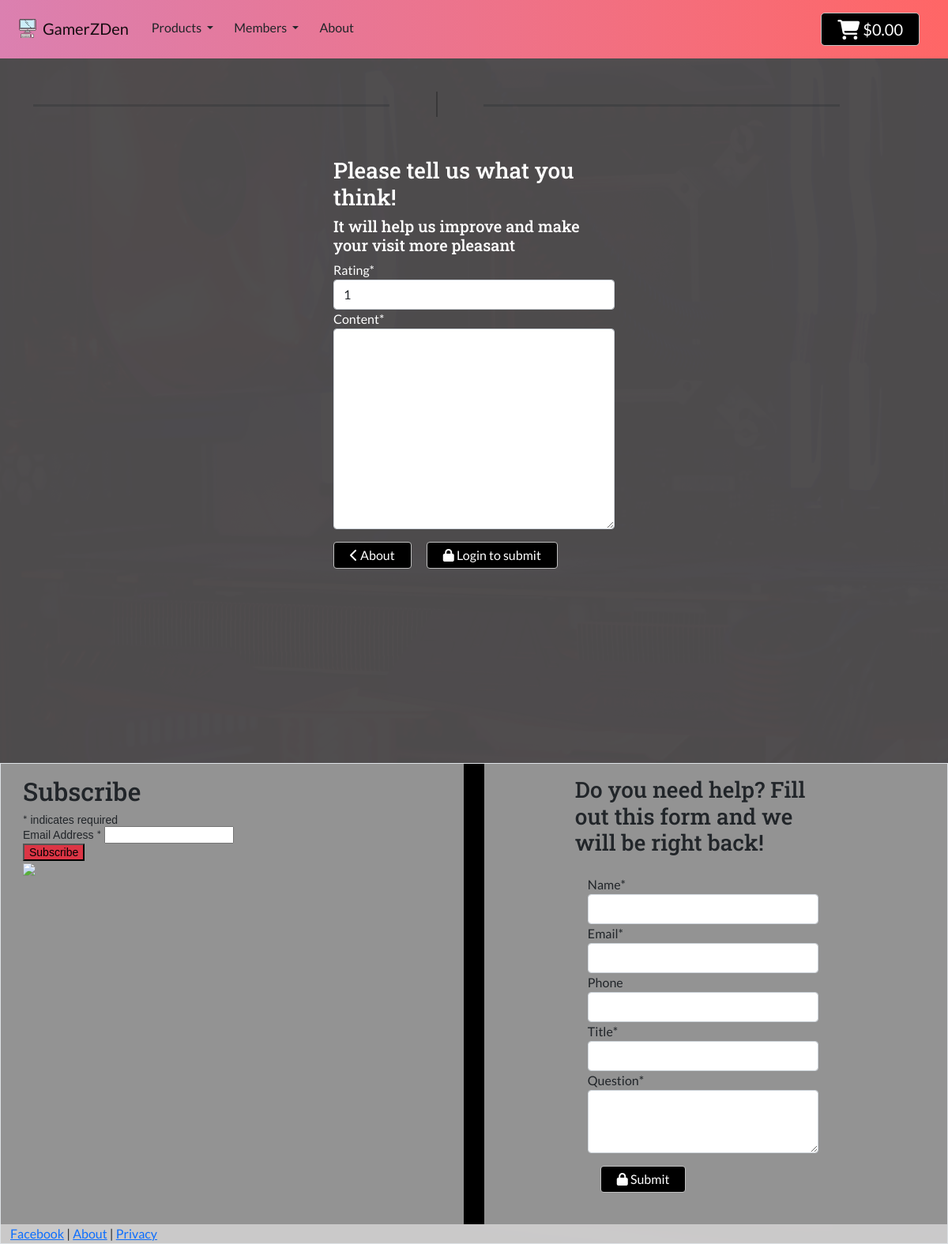
/about/, run on an earlier commit of the app's database.
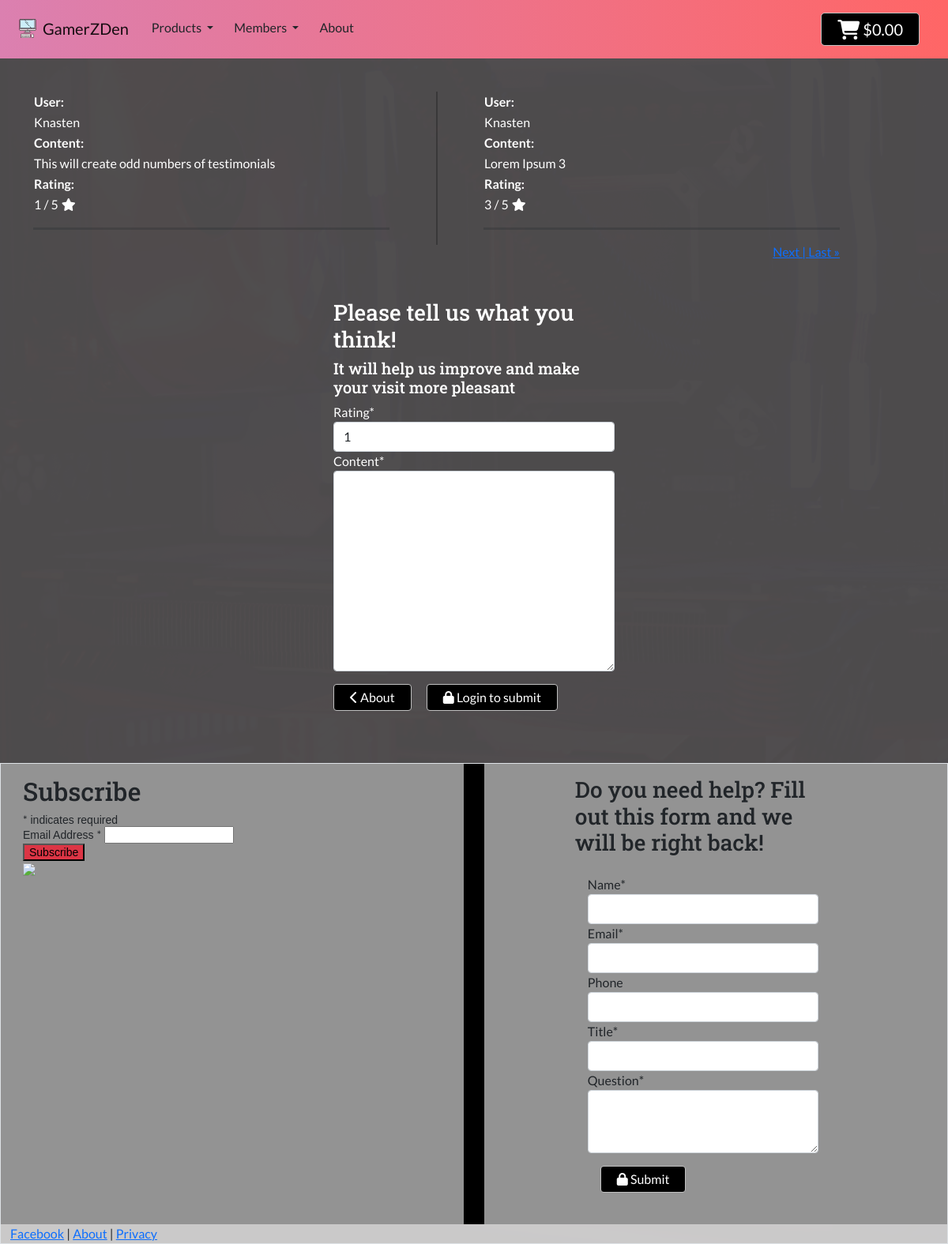
And on a later commit of the database.
### about/models.py (models this page shows, shortened)
class Testimonial(models.Model):
    choices = (
        (1, 1),
        (2, 2),
        (3, 3),
        (4, 4),
        (5, 5),
    )
    name = models.ForeignKey(User, on_delete=models.CASCADE, related_name="testimonials")
    created_on = models.DateTimeField(auto_now_add=True)
    rating = models.IntegerField(validators=[MaxValueValidator(5), MinValueValidator(1)], default=1, choices=choices)
    content = models.TextField(max_length=1000)
    approved = models.BooleanField(default=False)
    class Meta:
        ordering = ['-created_on']

### about/views.py (the view, shortened to what this page needs)
# urls.py: path('', views.about_view, name='about'),
def about_view(request):
    form = TestimonialForm()
    template = 'about/about.html'
    testimonials = Testimonial.objects.filter(approved=True)
    form = TestimonialForm()
    paginator = Paginator(testimonials, 2)
    page_number = request.GET.get('page')
    page_obj = paginator.get_page(page_number)
    context = {
        'form': form,
        'testimonials': testimonials,
        'page_obj': page_obj
    }
    return render(request, template, context)

### about/forms.py (shortened to what this page needs)
class QuestionForm(forms.ModelForm):
    class Meta:
        model = Question
        fields = '__all__'
        name = forms.CharField,
        email = forms.EmailField,
        title = forms.CharField,
        question = forms.Textarea,
        telephone = forms.CharField,

class TestimonialForm(forms.ModelForm):
    class Meta:
        model = Testimonial
        fields = ('rating', 'content')
        rating = forms.IntegerField,
        content = forms.Textarea

### about/context_processors.py (called while the page is built)
def get_question_form(request):
    form = QuestionForm()
    context = {
        'question_form': form
    }
    return context

### cart/context_processors.py (called while the page is built, shortened)
def cart_contents(request):
    cart_items = []
    total = 0
    product_count = 0
    cart = request.session.get('cart', {})
    if total < settings.FREE_DELIVERY_THRESHOLD:
        if request.user.is_authenticated:
            delivery = total * Decimal(settings.MEMBER_DELIVERY_PERCENTAGE / 100)
        else:
            delivery = total * Decimal(settings.STANDARD_DELIVERY_PERCENTAGE / 100)
        free_delivery_in = settings.FREE_DELIVERY_THRESHOLD - total
    else:
        delivery = 0
        free_delivery_in = 0
    grand_total = delivery + total
    context = {
        'cart_items': cart_items,
        'total': total,
        'product_count': product_count,
        'delivery': delivery,
        'free_delivery_in': free_delivery_in,
        'free_delivery_threshold': settings.FREE_DELIVERY_THRESHOLD,
        'grand_total': grand_total,
    }
    return context

### about/templates/about/about.html (shortened to what this page needs)
{% extends "base.html" %}
{% load static %}
{% block page_header %}
    <div class="header-container mb-3"></div>
{% endblock %}
{% block content %}
    <div class="overlay-dark"></div>
    <div class="container">
        <div class="row">
            <div class="col-12 col-md-5">
                <table id="left-testimonials" class="text-white">
                    {% for testimonial in page_obj %}
                    {% if forloop.counter0|divisibleby:2 %}
                        <tr><th>User:</th></tr>
                        <tr><td id="user1">{{ testimonial.name }}</td></tr>
                        <tr><th>Content:</th></tr>
                        <tr><td id="content1">{{ testimonial.content }}</td></tr>
                        <tr><th>Rating:</th></tr>
                        <tr><td id="rating1">{{ testimonial.rating }} / 5<i class="ms-1 fas fa-star"></i></td></tr>
                    {% endif %}
                    {% endfor %}
                </table>
                <hr style="height: 3px;">
            </div>
            <div class="col-1 d-md-flex d-none justify-content-center">
                <div class="vr"></div>
            </div>
            <div class="col-12 col-md-5">
                <table id="right-testimonials" class="text-white">
                    {% for testimonial in page_obj %}
                    {% if forloop.counter|divisibleby:2 %}
                        <tr><th>User:</th></tr>
                        <tr><td id="user1">{{ testimonial.name }}</td></tr>
                        <tr><th>Content:</th></tr>
                        <tr><td id="content1">{{ testimonial.content }}</td></tr>
                        <tr><th>Rating:</th></tr>
                        <tr><td id="rating1">{{ testimonial.rating }} / 5<i class="ms-1 fas fa-star"></i></td></tr>
                    {% endif %}
                    {% endfor %}
                </table>
                <hr style="height: 3px;">
                <div class="d-flex justify-content-between justify-content-md-end">
                    {% if page_obj.has_next %}
                        <div class="next">
                            <a href="?page={{ page_obj.next_page_number }}">Next | </a>
                            <a href="?page={{ page_obj.paginator.num_pages }}"> Last  &raquo;</a>
                        </div>
                    {% endif %}
                </div>
            </div>
        </div>
    </div>
    <div class="container mt-5">
        <div class="row justify-content-center">
            <div class="col-9 col-md-4 text-white">
                <h3>Please tell us what you think!</h3>
                <h5>It will help us improve and make your visit more pleasant</h5>
                <form method="POST" action="{% url 'about' %}" class="form mb-2" enctype="multipart/form-data">
                    {% for field in form %}
                        {{ field | as_crispy_field }}
                    {% endfor %}
                    <div>
                        <a href="{% url 'about' %}" class="btn btn-bw button-trans rounded mt-3"><span><i class="fas fa-chevron-left"></i></span> About </a>
                        {% if user.is_authenticated %}
                        <button class="btn btn-bw button-trans mt-3 ms-3" type="submit"><span><i class="fas fa-lock"></i></span> Submit </button>
                        {% else %}
                        <a class="btn btn-bw button-trans mt-3 ms-3" href="{% url 'account_login' %}"><span><i class="fas fa-lock"></i></span> Login to submit </a>
                        {% endif %}
                    </div>
                </form>
            </div>
        </div>
    </div>
{% endblock %}

### templates/base.html (shortened to what this page needs)
{% load static %}
<!doctype html>
<html lang="en">
    <head>
        {% block corecss %}
            <link rel="stylesheet" href="https://cdn.jsdelivr.net/npm/bootstrap@5.1.3/dist/css/bootstrap.min.css">
            <link rel="stylesheet" href="{% static 'css/base.css' %}">
            <link href="//cdn-images.mailchimp.com/embedcode/classic-10_7_dtp.css" rel="stylesheet" type="text/css">
        {% endblock %}
    </head>
    <body>
       <header class="container-fluid fixed-top bg-header">
            <div class="navbar navbar-expand-lg navbar-light no-padding-margin">
                <div class="row w-100 py-2">
                    <div class="col-3 ms-2 me-auto">
                        <div class="collapse navbar-collapse" id="navbarNavAltMarkup">
                            <div class="navbar-nav">
                                <a class="navbar-brand" href="{% url 'home' %}">
                                    <img src="{{ MEDIA_URL }}computer.svg" alt="" width="30" height="24" class="d-inline-block align-text-top">
                                    GamerZDen
                                </a>
                                <div class="dropdown">
                                    <a class="btn dropdown-toggle" href="#" role="button" id="dropdownMenuLink" data-toggle="dropdown" aria-expanded="false">
                                        Products
                                    </a>
                                </div>
                                <div class="dropdown">
                                    <a class="btn dropdown-toggle" href="#" role="button" id="dropdownMenuLinkSec" data-toggle="dropdown" aria-expanded="false">
                                        Members
                                    </a>
                                </div>
                                <a class="btn" href="{% url 'about' %}">About</a>
                            </div>
                        </div>
                    </div>
                    <div class="col my-auto">
                        <div class="d-flex justify-content-end">
                            <a class="text-decoration-none btn-lg btn-bw button-trans" href="{% url 'view_cart' %}">
                                {% if grand_total %}
                                    <h6 class="d-inline-block"><i class="fas fa-shopping-cart fa-lg"></i> ${{ grand_total | floatformat:2 }}</h6>
                                {% else %}
                                    <span><i class="fas fa-shopping-cart fa-lg"></i> $0.00</span>
                                {% endif %}
                            </a>
                     </div>
                    </div>
                </div>
            </div>
       </header>
        {% block page_header %}
        {% endblock %}
        <div class="content">
            {% block content %}
            {% endblock %}
        </div>
            <footer id="main-footer" class="bg-shroud">
                <div class="container border">
                    <div class="row bg-shroud-dark justify-content-between">
                        <div class="col-12 col-md-5">
                            <div class="p-3 w-75">
                                <div id="mc_embed_signup">
                                    <form action="https://herokuapp.us14.list-manage.com/subscribe/post?u=e63fb5d2abbefb1d1bcd0b2b4&amp;id=ec5f9a7138" method="post" id="mc-embedded-subscribe-form" name="mc-embedded-subscribe-form" class="validate" target="_blank" novalidate>
                                        <div id="mc_embed_signup_scroll">
                                        <h2>Subscribe</h2>
                                    <div class="indicates-required"><span class="asterisk">*</span> indicates required</div>
                                    <div class="mc-field-group">
                                        <label for="mce-EMAIL">Email Address  <span class="asterisk">*</span>
                                    </label>
                                        <input type="email" value="" name="EMAIL" class="required email" id="mce-EMAIL">
                                    </div>
                                            <div class="optionalParent">
                                                <div class="clear foot">
                                                    <input type="submit" value="Subscribe" name="subscribe" id="mc-embedded-subscribe" class="button">
                                                    <p class="brandingLogo"><a href="http://eepurl.com/hTvgUT" title="Mailchimp - email marketing made easy and fun"><img src="https://eep.io/mc-cdn-images/template_images/branding_logo_text_dark_dtp.svg"></a></p>
                                                </div>
                                            </div>
                                        </div>
                                    </form>
                                </div>
                            </div>
                        </div>
                        <div class="col-md-1 vr-base d-none d-md-block"></div>
                        <div class="col-12 col-md-5">
                            <div class="p-3 w-75">
                                <h3>Do you need help? Fill out this form and we will be right back!</h3>
                                <form method="POST" action="{% url 'create_question' %}" class="form mb-2 p-3" enctype="multipart/form-data">
                                    {% for field in question_form %}
                                        {{ field | as_crispy_field }}
                                    {% endfor %}
                                    <div>
                                        <button class="btn btn-bw button-trans mt-3 ms-3" type="submit"><span><i class="fas fa-lock"></i></span> Submit </button>
                                    </div>
                                </form>
                            </div>
                        </div>
                    </div>
                    <div class="row">
                        <div class="col-12">
                            <a href="https://www.facebook.com/Gamerzden-101064999167391" rel="noopener" target="_blank">Facebook</a>
                             |
                            <a href="{% url 'about' %}">About</a>
                             |
                            <a href="https://www.privacypolicygenerator.info/live.php?token=rj3FpqO9x63lU5w9NHTny6LMGPUzxkr7" rel="noopener" target="_blank">Privacy</a>
                        </div>
                    </div>
                </div>
            </footer>
    </body>
</html>

### static/css/base.css (style rules this page uses)
:root { --primary-header-color: linear-gradient(90deg, #DB80B0, #FF6666) }
html { height: 100%; }
body { background: url('/media/main-bg.jpg') no-repeat center center fixed; background-size: cover; font-family: 'Lato', serif; font-weight: 500; }
h1,h2,h3, h4,h5,h6 { font-family: 'Roboto Slab', Helvetica; font-weight: 500; }
span, a, small { font-family: 'Lato', serif; font-weight: 400; }
.vr-base { border: #000 solid 1px; width: auto; background-color: #000; }
.header-container { padding-top: 100px; width: 100%; }
.content { min-height: 100vh; }
.bg-shroud { background-color: rgb(255, 255, 255, 0.7); }
.bg-shroud-dark { background-color: rgb(125, 125, 125, 0.7); }
.bg-header { background: var(--primary-header-color); }
.btn-bw { color: #fff; background-color: #000; }
input[type=submit] { margin-top: auto; margin-bottom: auto; }
select { background-color: transparent; border: 1px solid; font-family: inherit; border-radius: 0.38em; padding: 0.25em 0.5em; cursor: pointer; line-height: 1.1; background-color: gray; color: #fff; }
.button-trans { display: inline-block; outline: none; background-color: transparent; padding: 0 20px; line-height: 200%; border: 1px solid silver; background-image: linear-gradient(#000, #000 50%, #FFF 50%, #FFF); background-size: 100% 200%; -webkit-transition: background-position .3s; transition: background-position .3s; }
#mc_embed_signup { background: none; clear:left; font:14px Helvetica,Arial,sans-serif; }
#main-footer { min-height: 250px; margin-top: 50px; display: table; width: 100%; }
#main-footer > * { display: table-cell; }
.vr { border: #000 solid 1px; height: 90%; }

What changed in the data, as far as the page shows it:
added Testimonial: name "Knasten", content "This will create odd numbers of testimonials", rating "1"
added Testimonial: name "Knasten", content "Lorem Ipsum 3", rating "3"
Also different on the page:
text now shown: "Next | Last »"
